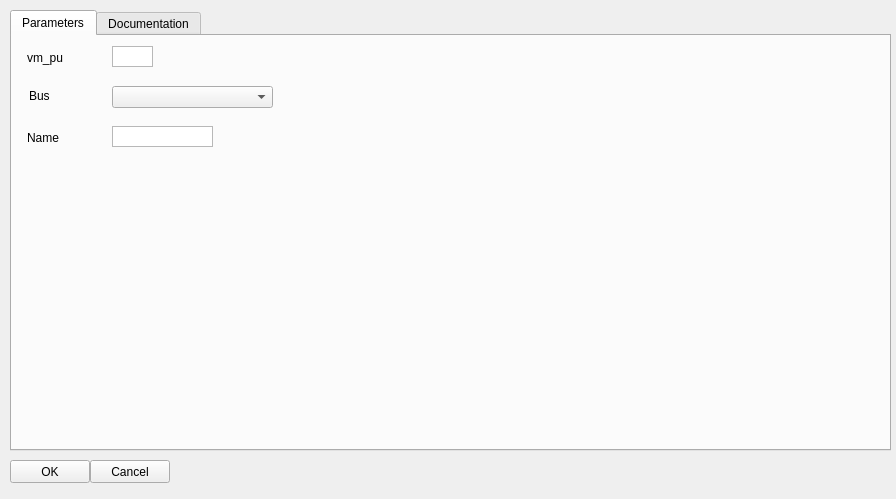
<?xml version="1.0" encoding="UTF-8"?>
<ui version="4.0">
 <class>Form</class>
 <widget class="QWidget" name="Form">
  <property name="geometry">
   <rect>
    <x>0</x>
    <y>0</y>
    <width>896</width>
    <height>499</height>
   </rect>
  </property>
  <property name="windowTitle">
   <string>External Grid</string>
  </property>
  <widget class="QPushButton" name="cancel">
   <property name="geometry">
    <rect>
     <x>90</x>
     <y>460</y>
     <width>80</width>
     <height>23</height>
    </rect>
   </property>
   <property name="text">
    <string>Cancel</string>
   </property>
  </widget>
  <widget class="QPushButton" name="ok">
   <property name="geometry">
    <rect>
     <x>10</x>
     <y>460</y>
     <width>80</width>
     <height>23</height>
    </rect>
   </property>
   <property name="text">
    <string>OK</string>
   </property>
  </widget>
  <widget class="QTabWidget" name="tabWidget">
   <property name="geometry">
    <rect>
     <x>10</x>
     <y>10</y>
     <width>881</width>
     <height>441</height>
    </rect>
   </property>
   <property name="currentIndex">
    <number>0</number>
   </property>
   <widget class="QWidget" name="tab">
    <attribute name="title">
     <string>Parameters</string>
    </attribute>
    <widget class="QLabel" name="vm_pu_label">
     <property name="geometry">
      <rect>
       <x>15</x>
       <y>14</y>
       <width>121</width>
       <height>16</height>
      </rect>
     </property>
     <property name="text">
      <string>vm_pu</string>
     </property>
    </widget>
    <widget class="QTextEdit" name="vm_pu">
     <property name="geometry">
      <rect>
       <x>100</x>
       <y>10</y>
       <width>41</width>
       <height>21</height>
      </rect>
     </property>
     <property name="inputMethodHints">
      <set>Qt::ImhDigitsOnly</set>
     </property>
     <property name="verticalScrollBarPolicy">
      <enum>Qt::ScrollBarAlwaysOff</enum>
     </property>
     <property name="acceptRichText">
      <bool>true</bool>
     </property>
    </widget>
    <widget class="QComboBox" name="bus">
     <property name="geometry">
      <rect>
       <x>100</x>
       <y>50</y>
       <width>161</width>
       <height>22</height>
      </rect>
     </property>
    </widget>
    <widget class="QLabel" name="bus_label">
     <property name="geometry">
      <rect>
       <x>17</x>
       <y>50</y>
       <width>81</width>
       <height>20</height>
      </rect>
     </property>
     <property name="text">
      <string>Bus</string>
     </property>
    </widget>
    <widget class="QLabel" name="name_label">
     <property name="geometry">
      <rect>
       <x>15</x>
       <y>94</y>
       <width>121</width>
       <height>16</height>
      </rect>
     </property>
     <property name="text">
      <string>Name</string>
     </property>
    </widget>
    <widget class="QTextEdit" name="name">
     <property name="geometry">
      <rect>
       <x>100</x>
       <y>90</y>
       <width>101</width>
       <height>21</height>
      </rect>
     </property>
     <property name="inputMethodHints">
      <set>Qt::ImhDigitsOnly</set>
     </property>
     <property name="verticalScrollBarPolicy">
      <enum>Qt::ScrollBarAlwaysOff</enum>
     </property>
     <property name="acceptRichText">
      <bool>true</bool>
     </property>
    </widget>
   </widget>
   <widget class="QWidget" name="tab_2">
    <attribute name="title">
     <string>Documentation</string>
    </attribute>
    <widget class="QWidget" name="verticalLayoutWidget_2">
     <property name="geometry">
      <rect>
       <x>640</x>
       <y>10</y>
       <width>211</width>
       <height>401</height>
      </rect>
     </property>
     <layout class="QVBoxLayout" name="elementView"/>
    </widget>
    <widget class="QWidget" name="verticalLayoutWidget">
     <property name="geometry">
      <rect>
       <x>10</x>
       <y>20</y>
       <width>621</width>
       <height>381</height>
      </rect>
     </property>
     <layout class="QVBoxLayout" name="docsView"/>
    </widget>
   </widget>
  </widget>
 </widget>
 <resources/>
 <connections/>
</ui>
